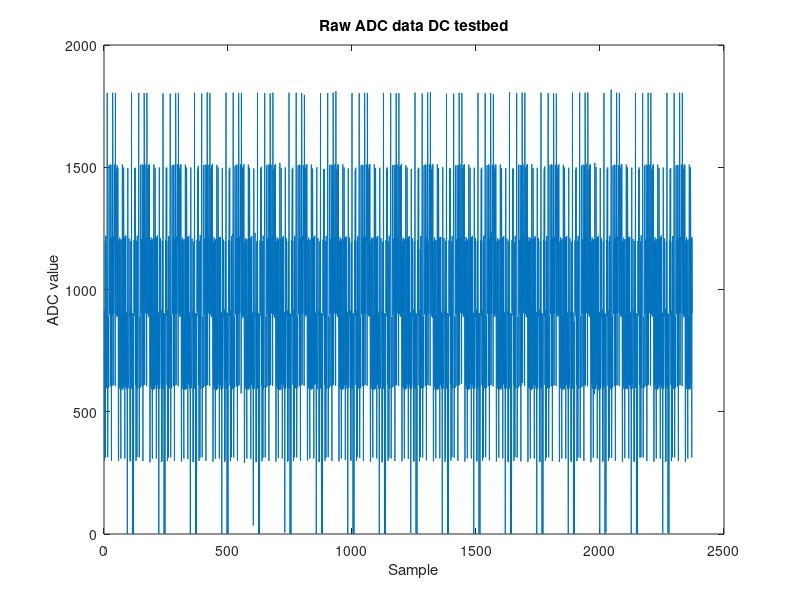
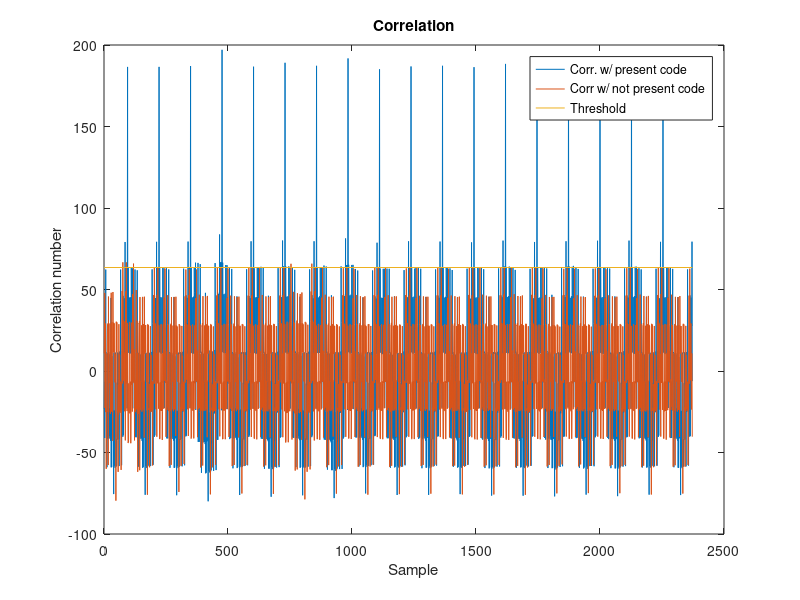
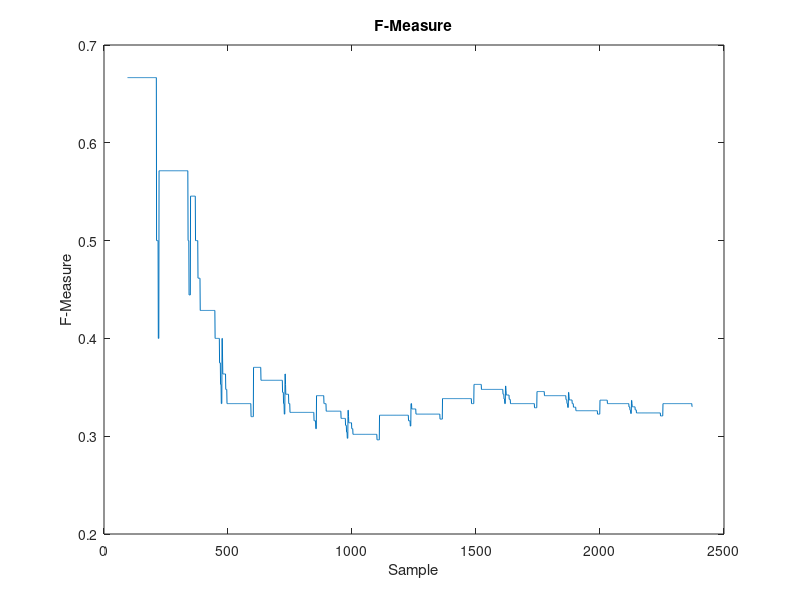

Write the MATLAB code that produced these figures, in order.
%load dc-testbed-raw-and-corr-n=9-N=6;
load dc-testbed-raw-and-corr-n=7-N=6;

L = 127;

close all;

start_idx = 1; %400
end_idx = length(corr); % 1200


plot(raw(start_idx : end_idx))
title('Raw ADC data DC testbed');
xlabel('Sample');
ylabel('ADC value');

%hold on;

%for idx = 0:6
%   plot([1 end_idx - start_idx + 1],[300*idx 300*idx]); 
%end;

%legend('raw data','0 LEDs on', '1 LEDs on', '2 LEDs on', '3 LEDs on', '4 LEDs on', '5 LEDs on', '6 LEDs on');
%hold off;


figure;

plot(corr(start_idx : end_idx));
title('Correlation');
xlabel('Sample');
ylabel('Correlation number');

hold on;

plot(corr_not_included_code(start_idx : end_idx));

plot([1 min(end_idx - start_idx + 1, length(corr))],[L/2 L/2]); 

legend('Corr. w/ present code', 'Corr w/ not present code', 'Threshold');
hold off;


%idx_first_tp = 511;%95;
idx_first_tp = 95;
tp = 0;
fp = 0;
tn = 0;
fn = 0;

f = zeros(1, length(corr));



for idx=1:length(corr)
   if (mod(idx - idx_first_tp, L) == 0)
        %tp = 0;
        %fp = 0;
        %tn = 0;
        %fn = 0;

       if corr(idx) > L/2
           tp = tp + 1;
       else
           fn = fn + 1;
       end;
   else
       if corr(idx) > L/2
           fp = fp + 1;
       else
           tn = tn + 1;
       end;
   end;
   
   precision = tp / (tp + fp);
   recall = tp / (tp + fn);
   
   if (precision == 0 && recall == 0)
       f(idx) = 1;
   else
       f(idx) =  2 * precision * recall / (precision + recall);
   end;
       
    
end;

precision = tp / (tp + fp);
recall = tp / (tp + fn);

figure;
plot(f);
title('F-Measure')
xlabel('Sample');
ylabel('F-Measure');







